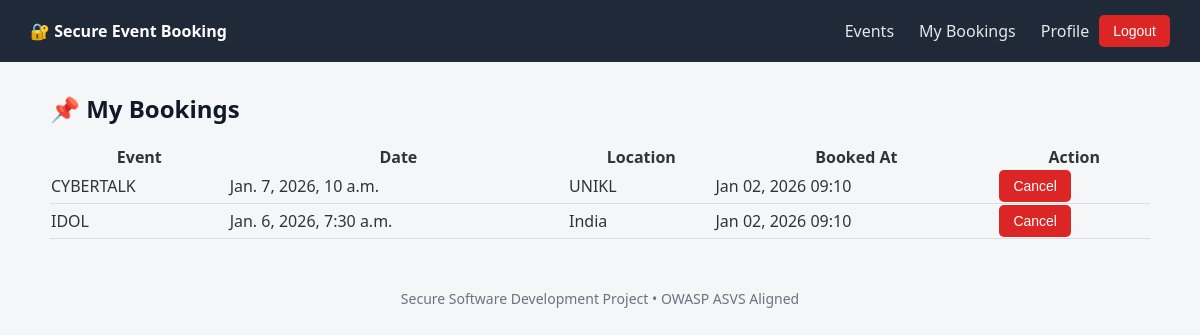
Screenshot of /events/my/ (signed in) with the database file from the repository.
### booking/models.py (models this page shows, shortened)
class Booking(models.Model):
    user = models.ForeignKey(User, on_delete=models.CASCADE)
    event = models.ForeignKey(Event, on_delete=models.CASCADE)
    created_at = models.DateTimeField(auto_now_add=True)
    class Meta:
        unique_together = ('user', 'event')

class Event(models.Model):
    title = models.CharField(max_length=200)
    description = models.TextField()
    date = models.DateTimeField()
    location = models.CharField(max_length=200)
    available_seats = models.PositiveIntegerField(default=10)
    created_by = models.ForeignKey(User, on_delete=models.CASCADE)
    created_at = models.DateTimeField(auto_now_add=True)

### booking/views.py (the view)
# urls.py: path('my/', views.my_bookings, name='my_bookings'),
@login_required
def my_bookings(request):
    bookings = Booking.objects.filter(user=request.user).order_by('-created_at')
    return render(request, 'booking/my_bookings.html', {'bookings': bookings})

### templates/booking/my_bookings.html (shortened to what this page needs)
{% extends "base.html" %}
{% block content %}
<h2>📌 My Bookings</h2>
<table style="width:100%; border-collapse: collapse;">
    <thead>
        <tr>
            <th>Event</th>
            <th>Date</th>
            <th>Location</th>
            <th>Booked At</th>
            <th>Action</th>
        </tr>
    </thead>
    <tbody>
        {% for booking in bookings %}
        <tr style="border-bottom:1px solid #ddd;">
            <td>{{ booking.event.title }}</td>
            <td>{{ booking.event.date }}</td>
            <td>{{ booking.event.location }}</td>
            <td>{{ booking.created_at|date:"M d, Y H:i" }}</td>
            <td>
                <form action="{% url 'cancel_booking' booking.id %}" method="post" style="display:inline;">
                    <button class="btn btn-danger" type="submit">Cancel</button>
                </form>
            </td>
        </tr>
        {% empty %}
        <tr>
            <td colspan="5">You have no bookings.</td>
        </tr>
        {% endfor %}
    </tbody>
</table>
{% endblock %}

### templates/base.html (style rules this page uses)
body { margin: 0; font-family: "Segoe UI", Arial, sans-serif; background-color: #f4f6f8; color: #333; }
h1, h2 { color: #111827; }
.btn { padding: 8px 14px; border-radius: 5px; border: none; background: #2563eb; color: white; cursor: pointer; font-size: 14px; }
.btn-danger { background: #dc2626; }

### rows the page displays
Booking: event "CYBERTALK", event "Jan. 7, 2026, 10 a.m.", event.location "UNIKL", created_at "Jan 02, 2026 09:10"
Booking: event "IDOL", event "Jan. 6, 2026, 7:30 a.m.", event.location "India", created_at "Jan 02, 2026 09:10"
